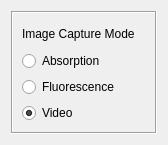
<?xml version="1.0" encoding="UTF-8"?>
<ui version="4.0">
 <class>ImageCaptureModeWidget</class>
 <widget class="QWidget" name="ImageCaptureModeWidget">
  <property name="geometry">
   <rect>
    <x>0</x>
    <y>0</y>
    <width>168</width>
    <height>145</height>
   </rect>
  </property>
  <property name="windowTitle">
   <string>Form</string>
  </property>
  <layout class="QGridLayout" name="gridLayout">
   <item row="0" column="0">
    <widget class="QFrame" name="frame">
     <property name="frameShape">
      <enum>QFrame::Box</enum>
     </property>
     <property name="frameShadow">
      <enum>QFrame::Sunken</enum>
     </property>
     <layout class="QGridLayout" name="gridLayout_2">
      <item row="1" column="0">
       <widget class="QRadioButton" name="absorption_mode_radioButton">
        <property name="text">
         <string>Absorption</string>
        </property>
        <attribute name="buttonGroup">
         <string notr="true">image_capture_buttonGroup</string>
        </attribute>
       </widget>
      </item>
      <item row="0" column="0">
       <widget class="QLabel" name="label">
        <property name="text">
         <string>Image Capture Mode</string>
        </property>
       </widget>
      </item>
      <item row="2" column="0">
       <widget class="QRadioButton" name="fluorescence_mode_radioButton">
        <property name="text">
         <string>Fluorescence</string>
        </property>
        <attribute name="buttonGroup">
         <string notr="true">image_capture_buttonGroup</string>
        </attribute>
       </widget>
      </item>
      <item row="3" column="0">
       <widget class="QRadioButton" name="video_mode_radioButton">
        <property name="text">
         <string>Video</string>
        </property>
        <property name="checked">
         <bool>true</bool>
        </property>
        <attribute name="buttonGroup">
         <string notr="true">image_capture_buttonGroup</string>
        </attribute>
       </widget>
      </item>
     </layout>
    </widget>
   </item>
  </layout>
 </widget>
 <resources/>
 <connections/>
 <buttongroups>
  <buttongroup name="image_capture_buttonGroup"/>
 </buttongroups>
</ui>
